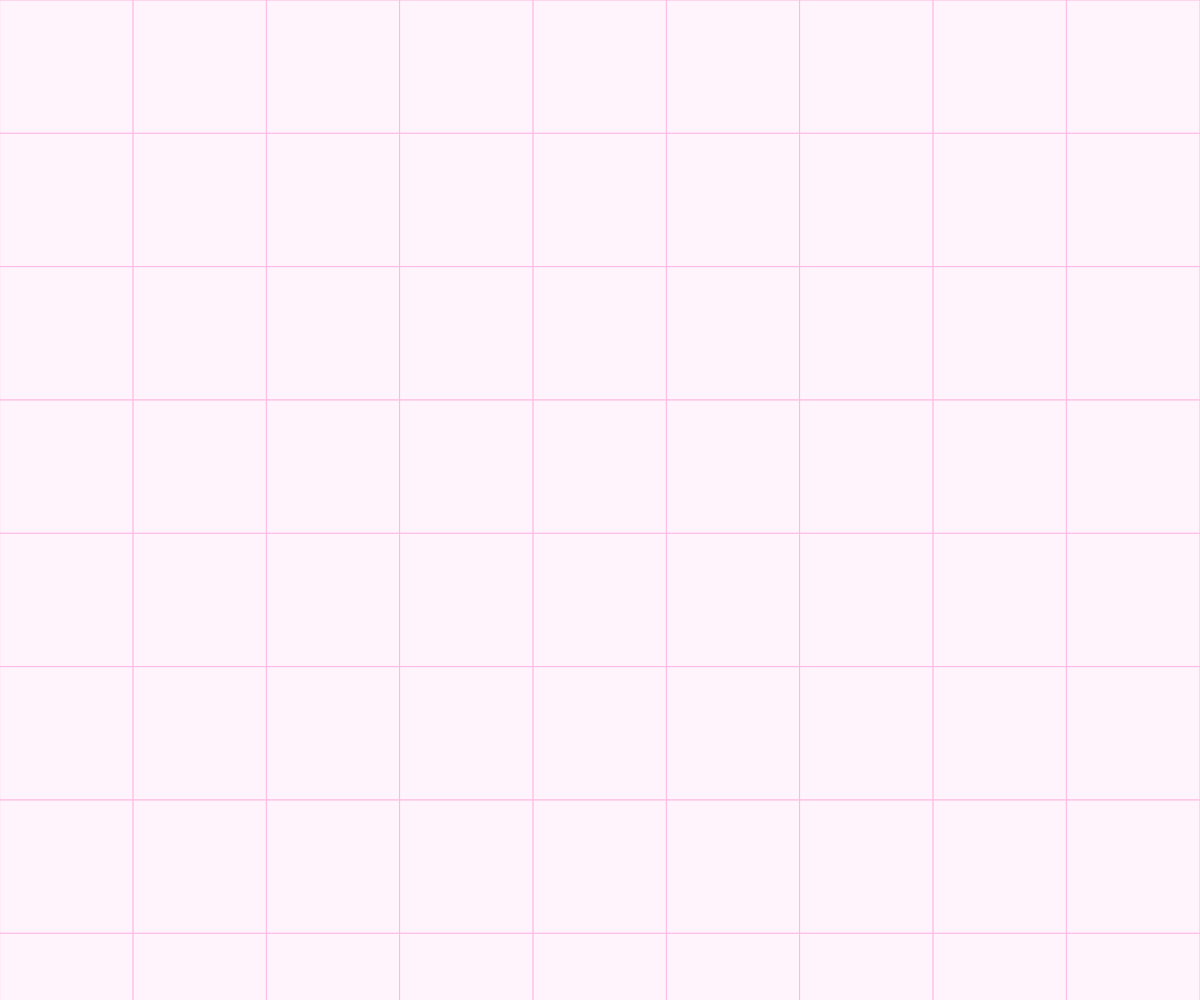
Frame 1 (no input)
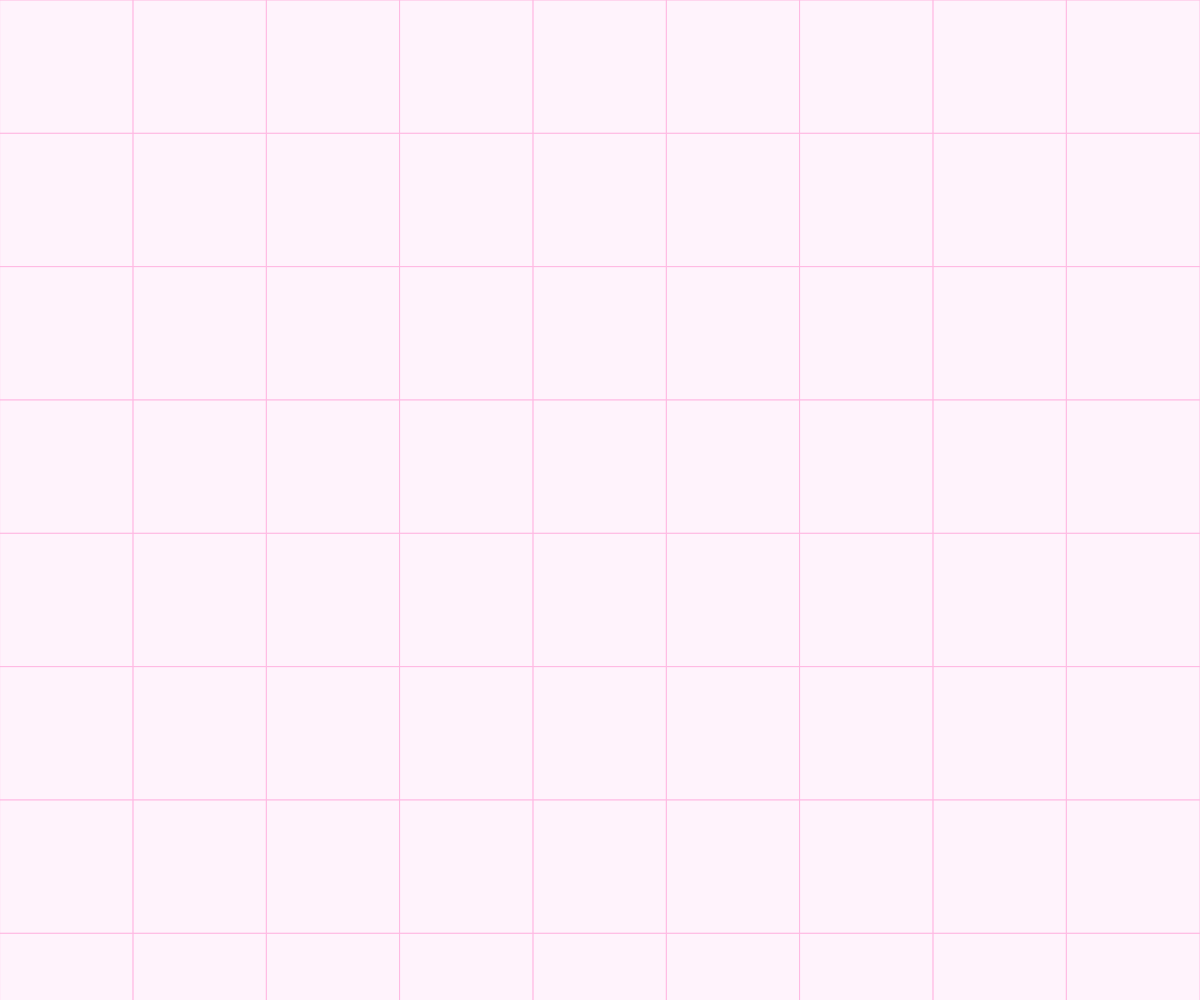
Frame 60 (no input)
Frame 120 (the mouse pressed at the canvas centre since frame 60): identical to frame 60, image omitted

The p5.js sketch that drew these frames (run headless with seeded random() and noise() and a simulated clock; from frame 60 on, the mouse is pressed at the canvas centre):

// p5.js sketch
// ── sketch.js
function setup() {
  createCanvas (windowWidth,windowHeight);
  fill (255, 243, 252);
  stroke(255, 184, 226)
  strokeWeight (1);

}

function draw() {
  var num = 9;
  var sideLen = windowWidth/num;
 
 
  for (var y=0; y < windowHeight; y = y+sideLen) {
    for (var x=0; x < windowWidth; x=x+sideLen){
      quad (
        x,y,
        x+sideLen,y,
        x+sideLen,y+sideLen,
        x,y+sideLen
      );
          }
}

 
}
function windowResize (){
  resizeCanvas (windowWidth, windowHeight);
}
